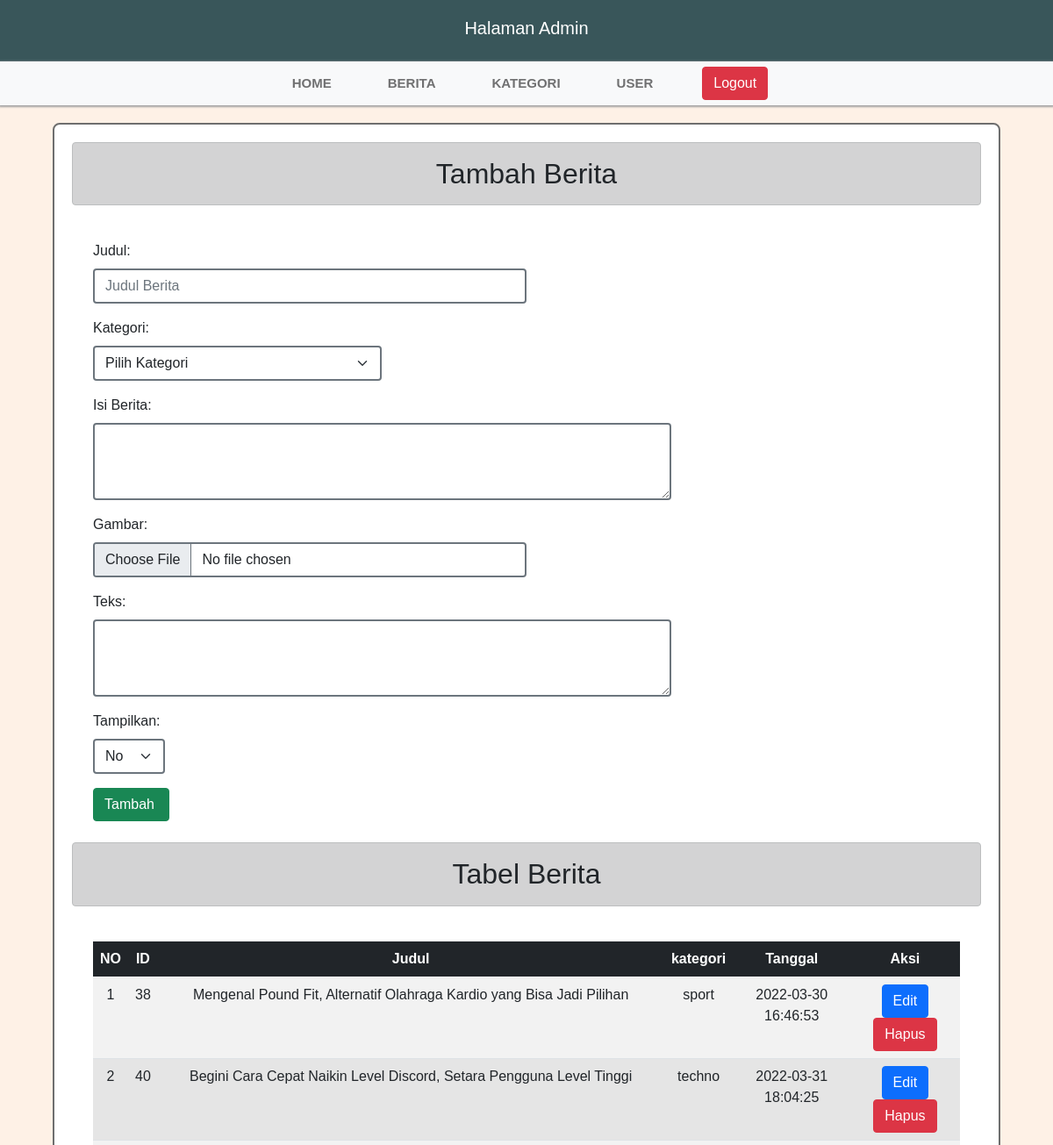
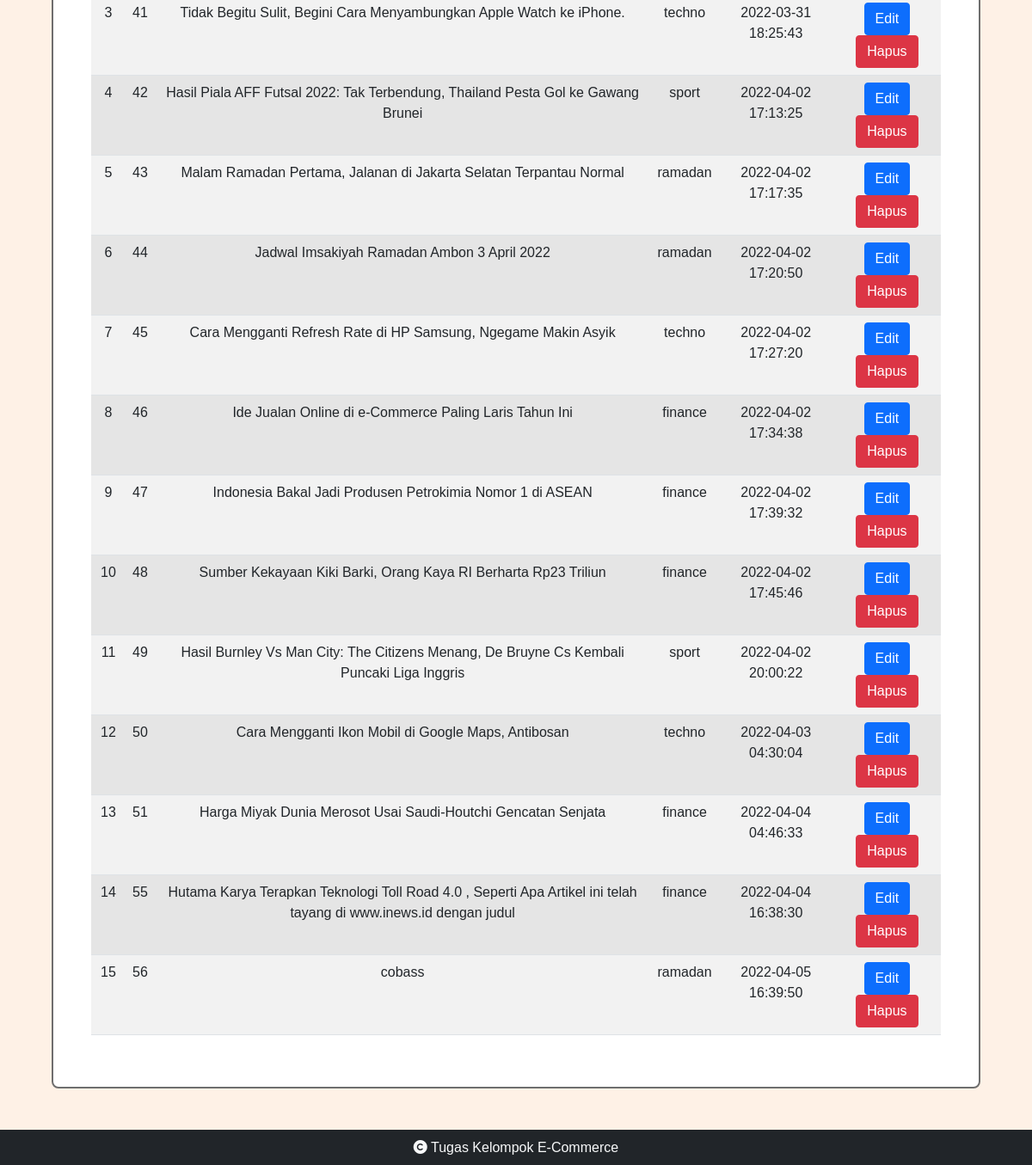
/admin/index.php?mod=berita (signed in), run on the app's committed database (2 pictures, top to bottom).
### tables this page shows
CREATE TABLE `berita` (
  `id` int(10) NOT NULL,
  `judul` varchar(200) NOT NULL,
  `isi` text NOT NULL,
  `kategori` varchar(50) NOT NULL,
  `gambar` varchar(255) NOT NULL,
  `teks` text NOT NULL,
  `tanggal` varchar(20) NOT NULL,
  `view` bigint(10) NOT NULL,
  `author` varchar(10) NOT NULL,
  `post_type` varchar(10) NOT NULL,
  `terbit` varchar(1) NOT NULL
);

### admin/berita.php (the view, shortened to what this page needs)
<?php
include '../fungsi/koneksi.php';
?>
<?php
include 'header.php';
?>
<h2 class="alert alert-dark text-center text-dark">Tambah Berita</h2>
<form action="./?mod=berita" method="POST" class="p-4" enctype="multipart/form-data">
    <div class="mb-3 col-6">
        <label for="exampleFormControlInput1" class="form-label">Judul:</label>
        <input type="text" name="judul" class="form-control border-secondary border border-2" id="exampleFormControlInput1" placeholder="Judul Berita" value="<?= $editberita['judul'] ?>">
    </div>
    <div class=" mb-3 col-4">
        <label for="exampleInputEmail1" class="form-label">Kategori:</label>
        <select class="form-select border-secondary border border-2" aria-label="Default select example" name="kategori">
            <option>Pilih Kategori</option>
        </select>
    </div>
    <div class="mb-3 col-8">
        <label for="editor" class="form-label">Isi Berita:</label>
        <textarea class="form-control border-secondary border border-2" id="editor" rows="3" name="isi"><?= $editberita['isi'] ?></textarea>
    </div>
    <div class="mb-3 col-6">
        <label for="formFile" class="form-label">Gambar:</label> <br>
        <?php
        if ($gambar && $editberita['id']) {
            echo ' <input type="hidden" name="gambar" value="$gambar">
                 <img src="http://localhost/E-commerce/' . $gambar . '" width="150" style="margin-bottom: 20px;">
                 <a href="./?mod=berita&act=edit&hapusgambar=yes&id=' . $editberita['id'] . '" class="btn btn-danger ms-2" value="Hapus">Hapus</a>
                 ';
        } else {
            echo " <input class='form-control border-secondary border border-2' type='file' id='formFile' name='gambar'>";
        }
        ?>
    </div>
    <div class="mb-3 col-8">
        <label for="editor" class="form-label">Teks:</label>
        <textarea class="form-control border-secondary border border-2" id="editor1" rows="3" name="teks"><?= $editberita['teks'] ?></textarea>
    </div>
    <div class=" mb-3 col-1">
        <label for="exampleInputEmail1" class="form-label">Tampilkan:</label>
        <select class="form-select border-secondary border border-2" aria-label="Default select example" name="terbit">
            <option value="0" <?= (($editberita['terbit'] == 0) ? 'selected' : ''); ?>>No</option>
        </select>
    </div>
    <input type="submit" class="btn btn-success" name="add" class="btn btn-success" value="<?= ($editberita['id'] ? 'Edit' : 'Tambah') ?> "></input>
</form>
<h2 class="alert alert-dark text-center text-dark">Tabel Berita</h2>
<?php
$sql = mysqli_query($koneksi, "SELECT * FROM berita");
?>
<div class=" table-responsive p-4 ">
    <table class="table table-striped ">
        <thead class="table-dark">
            <tr class="text-center">
                <th scope="col">NO</th>
                <th scope="col">ID</th>
                <th scope="col">Judul</th>
                <th scope="col">kategori</th>
                <th scope="col">Tanggal</th>
                <th scope="col">Aksi</th>
            </tr>
        </thead>
        <tbody>
            <?php $i = 1;
            foreach ($sql as $dtberita) :
            ?>
                <tr class="table-active text-center">
                    <td><?= $i++; ?></td>
                    <td><?= $dtberita['id']; ?></td>
                    <td><?= $dtberita['judul']; ?></td>
                    <td><?= $dtberita['kategori']; ?></td>
                    <td><?= $dtberita['tanggal']; ?></td>
                    <td>
                        <span>
                            <a href="?mod=berita&act=edit&id=<?= $dtberita['id']; ?>" type="button" class="btn btn-primary">Edit</a>
                        </span>
                        <span>
                            <a href="?mod=berita&act=hapus&id=<?= $dtberita['id']; ?>" type="button" class="btn btn-danger">Hapus</a>
                        </span>
                    </td>
                </tr>
            <?php endforeach; ?>
        </tbody>
    </table>
</div>
</body>
</html>

### css/admin3.css (style rules this page uses)
* { margin: 0; padding: 0; font-family:'Lucida Sans', 'Lucida Sans Regular', 'Lucida Grande', 'Lucida Sans Unicode', Geneva, Verdana, sans-serif; }
:root { --putih:#ffff; --body:#fef1e6; --text: #201c18; --baground: #39565a; --defaultcolor:#0000; --myfont:'Lucida Sans'; }
body { background: var(--body); }

### data on the page
berita: id "38", judul "Mengenal Pound Fit, Alternatif Olahraga Kardio yang Bisa Jadi Pilihan", kategori "sport", tanggal "2022-03-30 16:46:53"
berita: id "40", judul "Begini Cara Cepat Naikin Level Discord, Setara Pengguna Level Tinggi", kategori "techno", tanggal "2022-03-31 18:04:25"
berita: id "41", judul "Tidak Begitu Sulit, Begini Cara Menyambungkan Apple Watch ke iPhone.", kategori "techno", tanggal "2022-03-31 18:25:43"
berita: id "42", judul "Hasil Piala AFF Futsal 2022: Tak Terbendung, Thailand Pesta Gol ke Gawang Brunei", kategori "sport", tanggal "2022-04-02 17:13:25"
berita: id "43", judul "Malam Ramadan Pertama, Jalanan di Jakarta Selatan Terpantau Normal", kategori "ramadan", tanggal "2022-04-02 17:17:35"
berita: id "44", judul "Jadwal Imsakiyah Ramadan Ambon 3 April 2022", kategori "ramadan", tanggal "2022-04-02 17:20:50"
berita: id "45", judul "Cara Mengganti Refresh Rate di HP Samsung, Ngegame Makin Asyik", kategori "techno", tanggal "2022-04-02 17:27:20"
berita: id "46", judul "Ide Jualan Online di e-Commerce Paling Laris Tahun Ini", kategori "finance", tanggal "2022-04-02 17:34:38"
berita: id "47", judul "Indonesia Bakal Jadi Produsen Petrokimia Nomor 1 di ASEAN", kategori "finance", tanggal "2022-04-02 17:39:32"
berita: id "48", judul "Sumber Kekayaan Kiki Barki, Orang Kaya RI Berharta Rp23 Triliun", kategori "finance", tanggal "2022-04-02 17:45:46"
berita: id "49", judul "Hasil Burnley Vs Man City: The Citizens Menang, De Bruyne Cs Kembali Puncaki Liga Inggris", kategori "sport", tanggal "2022-04-02 20:00:22"
berita: id "50", judul "Cara Mengganti Ikon Mobil di Google Maps, Antibosan", kategori "techno", tanggal "2022-04-03 04:30:04"
berita: id "51", judul "Harga Miyak Dunia Merosot Usai Saudi-Houtchi Gencatan Senjata", kategori "finance", tanggal "2022-04-04 04:46:33"
berita: id "55", judul "Hutama Karya Terapkan Teknologi Toll Road 4.0 , Seperti Apa Artikel ini telah tayang di www.inews.id dengan judul", kategori "finance", tanggal "2022-04-04 16:38:30"
berita: id "56", judul "cobass", kategori "ramadan", tanggal "2022-04-05 16:39:50"
